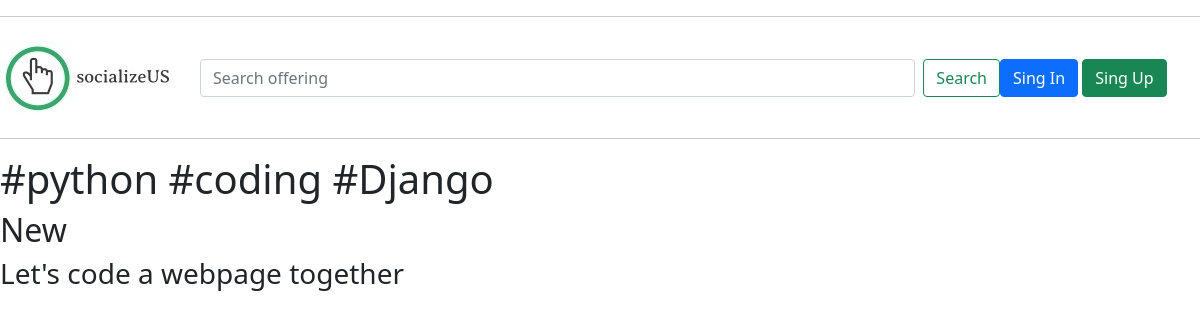
Page /offerings/76eaadc5-eb49-43a5-b0ae-ef500ccf0c5a/ on the committed database.
### base/models.py (models this page shows, shortened)
class Offering(models.Model):
    serviceID = models.UUIDField(primary_key = True, default = uuid.uuid4, editable = False)
    tag = models.ForeignKey(Tag, on_delete=models.CASCADE, null=True)
    status = models.CharField(max_length=10,default='New')
    providerID = models.ForeignKey(User, on_delete=models.CASCADE)
    keywords = models.CharField(max_length=100)
    serviceInfo = models.TextField(max_length=200,null=True,blank=True)
    startingDate = models.DateTimeField(editable=True,default=timezone.now())
    duration = models.PositiveIntegerField(editable=True,default=1)
    meetingType = models.CharField(max_length=10,default='FaceToFace')
    location = models.CharField(max_length=50)
    capacity = models.PositiveIntegerField(editable=True,default=1)
    deadlineForUpdate = models.DateTimeField(editable=True,default=timezone.now())
    updated = models.DateTimeField(auto_now=True)
    created = models.DateTimeField(auto_now_add=True)
    class Meta:
        ordering = ['-updated','-created']

### base/views.py (the view)
# urls.py: path('offerings/<str:ofnum>/', views.offerings, name ="offerings"),
def offerings(request, ofnum):
    offer = Offering.objects.get(serviceID=ofnum)
    context = {'offers':offer}
    return render(request, 'base/offerings.html', context)

### base/templates/base/offerings.html
{% extends 'main.html' %}
{% block content %}
<h1> {{ offers.keywords }}</h1>
<h2> {{ offers.status }}</h2>
<h3> {{ offers.serviceInfo }}</h3>
{% endblock content %}

### rows in the picture
Offering: keywords "#python #coding #Django", status "New", serviceInfo "Let's code a webpage together"
